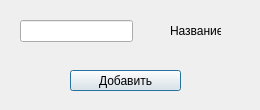
<?xml version="1.0" encoding="UTF-8"?>
<ui version="4.0">
 <class>DlgAddClm</class>
 <widget class="QDialog" name="DlgAddClm">
  <property name="geometry">
   <rect>
    <x>0</x>
    <y>0</y>
    <width>260</width>
    <height>110</height>
   </rect>
  </property>
  <property name="windowTitle">
   <string>Новая климат зона</string>
  </property>
  <widget class="QLineEdit" name="inpName">
   <property name="geometry">
    <rect>
     <x>20</x>
     <y>20</y>
     <width>113</width>
     <height>22</height>
    </rect>
   </property>
  </widget>
  <widget class="QLabel" name="label">
   <property name="geometry">
    <rect>
     <x>170</x>
     <y>20</y>
     <width>51</width>
     <height>21</height>
    </rect>
   </property>
   <property name="text">
    <string>Название</string>
   </property>
  </widget>
  <widget class="QPushButton" name="btnAddClm">
   <property name="geometry">
    <rect>
     <x>70</x>
     <y>70</y>
     <width>111</width>
     <height>21</height>
    </rect>
   </property>
   <property name="text">
    <string>Добавить</string>
   </property>
  </widget>
 </widget>
 <resources/>
 <connections/>
</ui>
